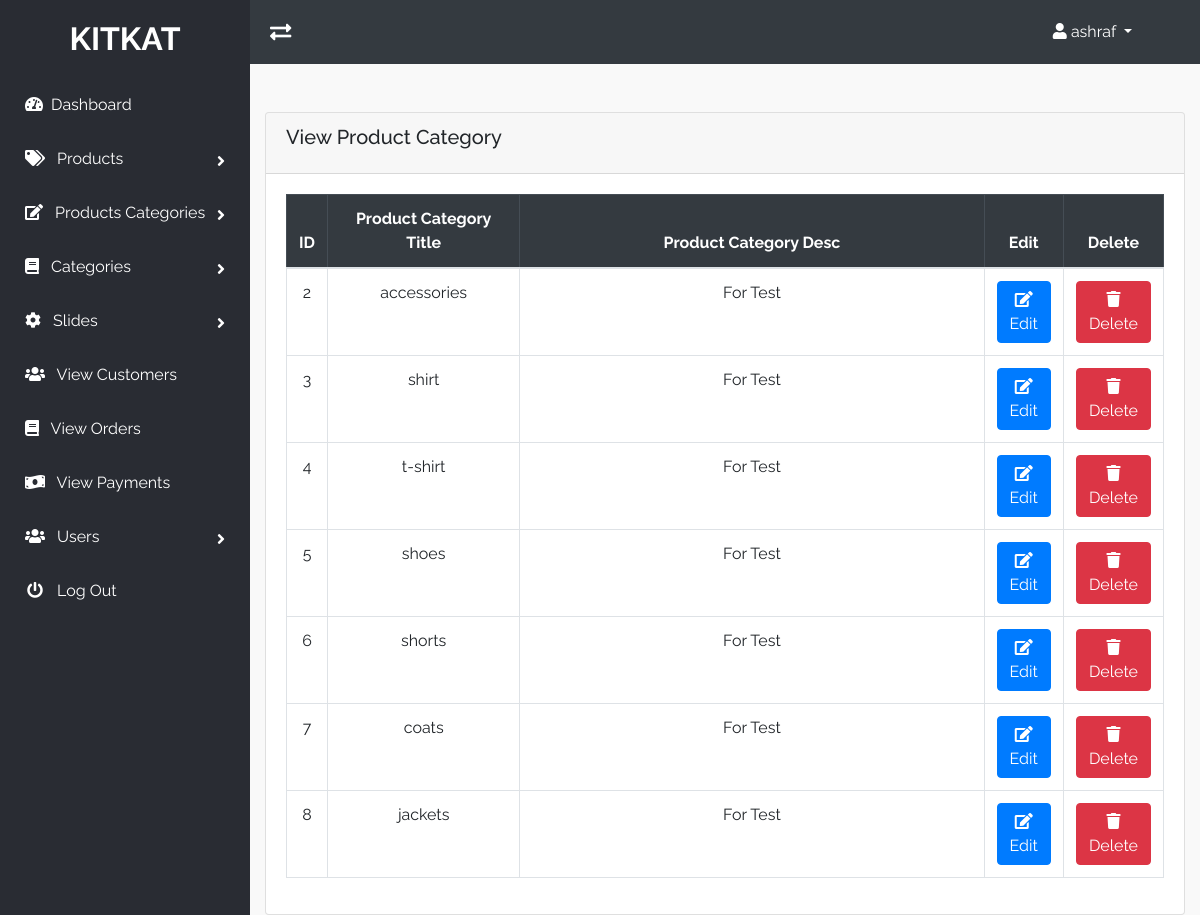
/admin_area/index.php?view_p_cats (signed in), run on the app's committed database.
### tables this page shows
CREATE TABLE `product_categories` (
  `p_cat_id` int(10) NOT NULL,
  `p_cat_title` text NOT NULL,
  `p_cat_desc` text NOT NULL
);

### admin_area/view_p_cats.php (the view)
<?php
if(!isset($_SESSION['admin_email'])){
    echo"<script>window.open('login.php','_self')</script>";
}else {
?>
    <div class="content">
        <div class="card">
            <div class="card-header">
                <h5 class="card-title">View Product Category</h5>
            </div>
            <div class="card-body">
                <div class="table-responsive">
                    <table class="table table-bordered ">
                        <thead class='table-dark'>
                            <tr class='text-center'>
                                <th>ID</th>
                                <th>Product Category Title</th>
                                <th>Product Category Desc </th>
                                <th>Edit</th>
                                <th>Delete</th>
                            </tr>
                        </thead>
                        <tbody>
                        <?php
                            $get_p_cats = "SELECT * FROM product_categories";
                            $stmt = $con->query($get_p_cats);
                            $pro_cats = $stmt->fetchAll(PDO::FETCH_CLASS);
                            foreach($pro_cats as $p_cats) {
                                $p_cats_id = $p_cats->p_cat_id ;
                                $p_cats_title = $p_cats->p_cat_title ;
                                $p_cats_desc  = $p_cats->p_cat_desc ;
                                echo "
                                        <tr class='text-center'>
                                            <td >$p_cats_id</td>
                                            <td width='200'>$p_cats_title</td>
                                            <td width='500'>$p_cats_desc</td>
                                            <td>
                                                <a class='btn btn-primary' href='index.php?edit_p_cat=$p_cats_id'>
                                                    <i class='fas fa-edit'></i> Edit
                                                </a>
                                            </td>
                                            <td>
                                                <a class='btn btn-danger' href='index.php?delete_p_cat=$p_cats_id'>
                                                    <i class='fas fa-trash'></i> Delete
                                                </a>
                                            </td>
                                        </tr>
                                    ";
                            }
                        ?>
                        </tbody>
                    </table>
                </div>
            </div>
        </div>
    </div>
<?php
    }
?>

### admin_area/includes/nav.php (shortened to what this page needs)
<div class="header navbar bg-dark">
    <i class="fas fa-exchange-alt fa-lg toggle-sidebar"></i>
    <ul class="list-unstyled m-0 mr-5">
        <li class="dropdown">
            <a href="#" class="dropdown-toggle" data-toggle="dropdown">
                <i class="fa fa-user"></i> <?php echo $admin_name ?> <b class="caret"></b>
            </a>
        </li>
    </ul>
</div>

### admin_area/css/style.css (style rules this page uses)
body { font-family:'Raleway', sans-serif;background:#ffffff }
h1,h2,h3,h4,h5,h6,p,span { font-family:'Raleway', sans-serif }
a { text-decoration:none !important;color:#000;-webkit-transition:.3s;transition:.3s }
.btn { cursor:pointer }
.header { background:#292c33;padding:20px }
.header .toggle-sidebar { cursor:pointer;color:#FFF }
.header .dropdown-toggle { color:#FFF }

### data on the page
product_categories: p_cat_id "2", p_cat_title "accessories", p_cat_desc "For Test"
product_categories: p_cat_id "3", p_cat_title "shirt", p_cat_desc "For Test"
product_categories: p_cat_id "4", p_cat_title "t-shirt", p_cat_desc "For Test"
product_categories: p_cat_id "5", p_cat_title "shoes", p_cat_desc "For Test"
product_categories: p_cat_id "6", p_cat_title "shorts", p_cat_desc "For Test"
product_categories: p_cat_id "7", p_cat_title "coats", p_cat_desc "For Test"
product_categories: p_cat_id "8", p_cat_title "jackets", p_cat_desc "For Test"

### other printed values
$admin_name "ashraf"
